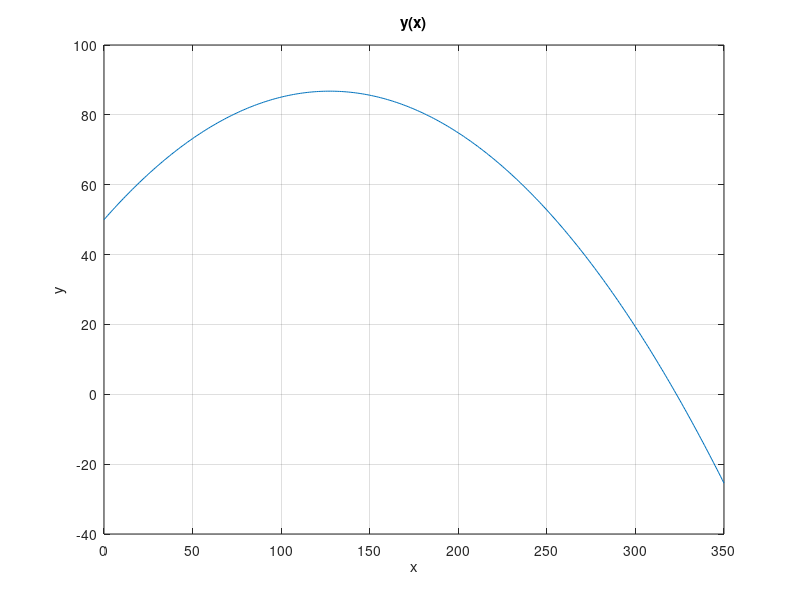
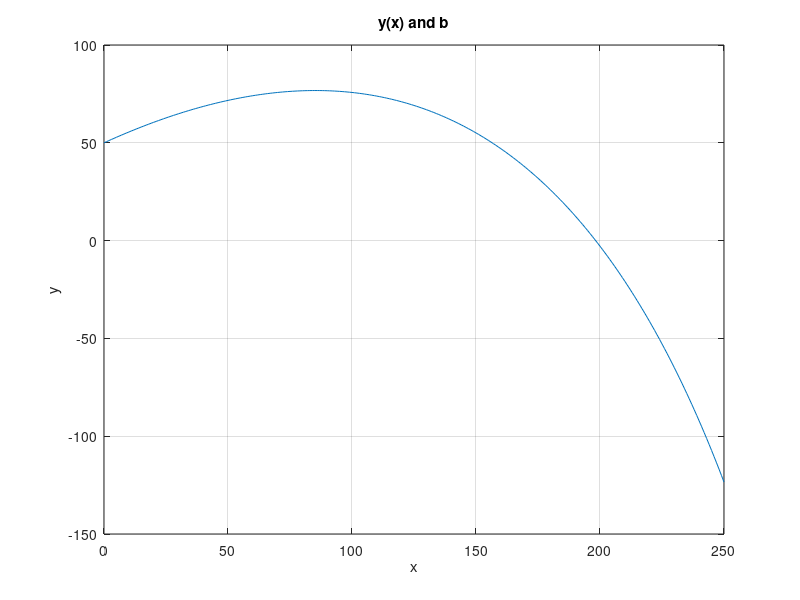

The MATLAB script that drew these images, in order:
%%%
%Wzór współczynnika oporu powietrza jest następujący:

%b = F / (1/2 * r * v² * S)

%gdzie:

%b - współczynnik oporu powietrza
%F - siła oporu powietrza działająca na ciało
%r - gęstość powietrza
%v - prędkość ciała w powietrzu
%S - powierzchnia ciała prostopadła do kierunku ruchu
%Przykładowa wartość współczynnika oporu powietrza dla samochodu osobowego 
% wynosi około 0,3-0,4, dla samolotu o wartościach od 0,025 do 0,1, 
% a dla kuli o wartości 1,0. Te wartości są jedynie orientacyjne 
% i mogą się różnić w zależności 
% od konkretnego obiektu i warunków, w jakich 
% został pomierzony współczynnik oporu powietrza.

%%%




% equnonlin_balista.m
clear all; close all;

m=5; v0=50; alpha=30; h=50; g=9.81;
alpha = alpha/180*pi;

b = 0.4;

x = 0 : 1 : 350;
a = - g / (2*v0^2*cos(alpha));
b = tan(alpha);
c = h;
y = a*x.^2+b*x+c;

x1 = 0 : 1 : 250;
y_with_b = 50+((tan(alpha)+m*g/(b*v0*cos(alpha)))*x1+g*(m^2/b^2)*log(1-(x1*b/(m*v0*cos(alpha)))));

range_X=max(roots([a,b,c])),
y_range_X = a*(range_X)^2+b*range_X+c,
figure; plot(x,y); xlabel('x'); ylabel('y'); title('y(x)'); grid;
figure; plot(x1,y_with_b); xlabel('x'); ylabel('y'); title('y(x) and b'); grid;
